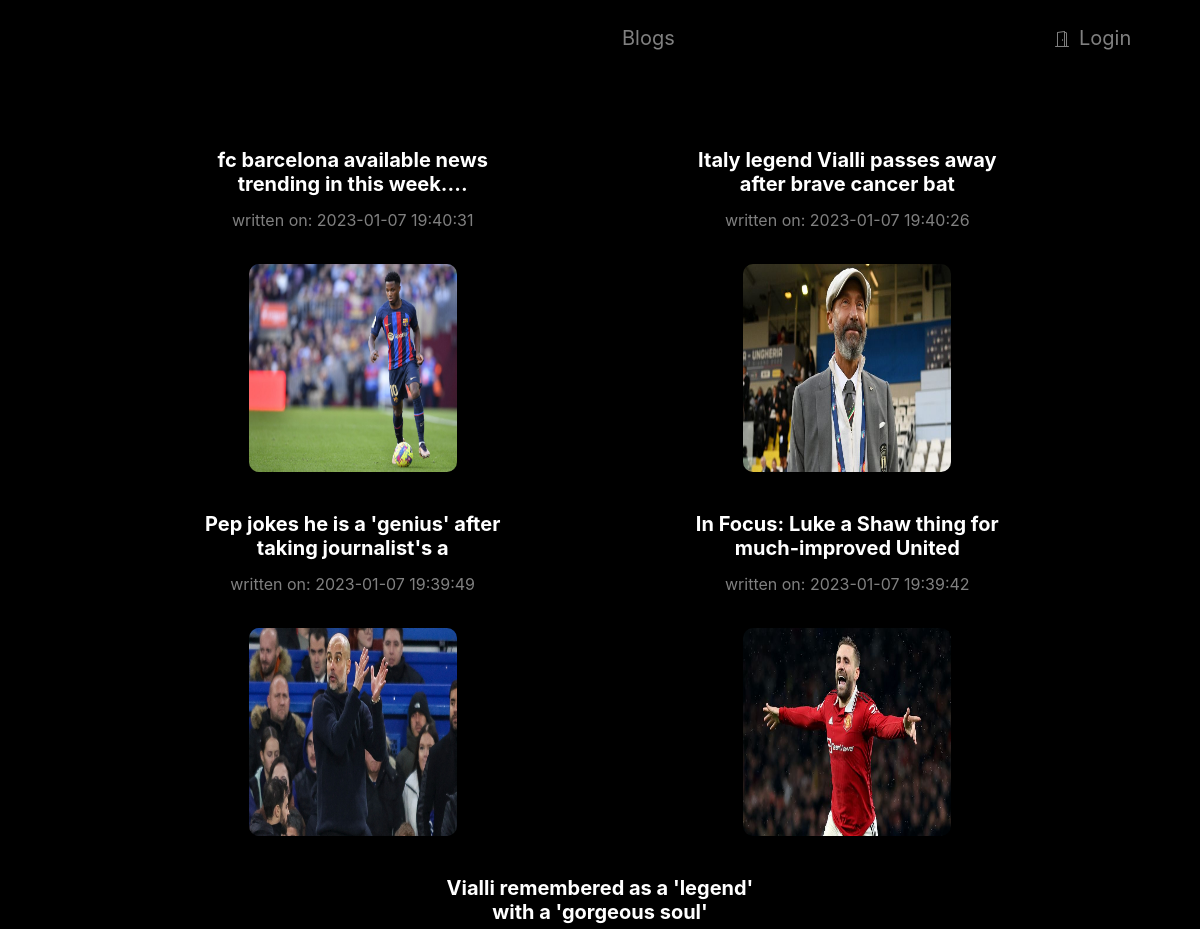
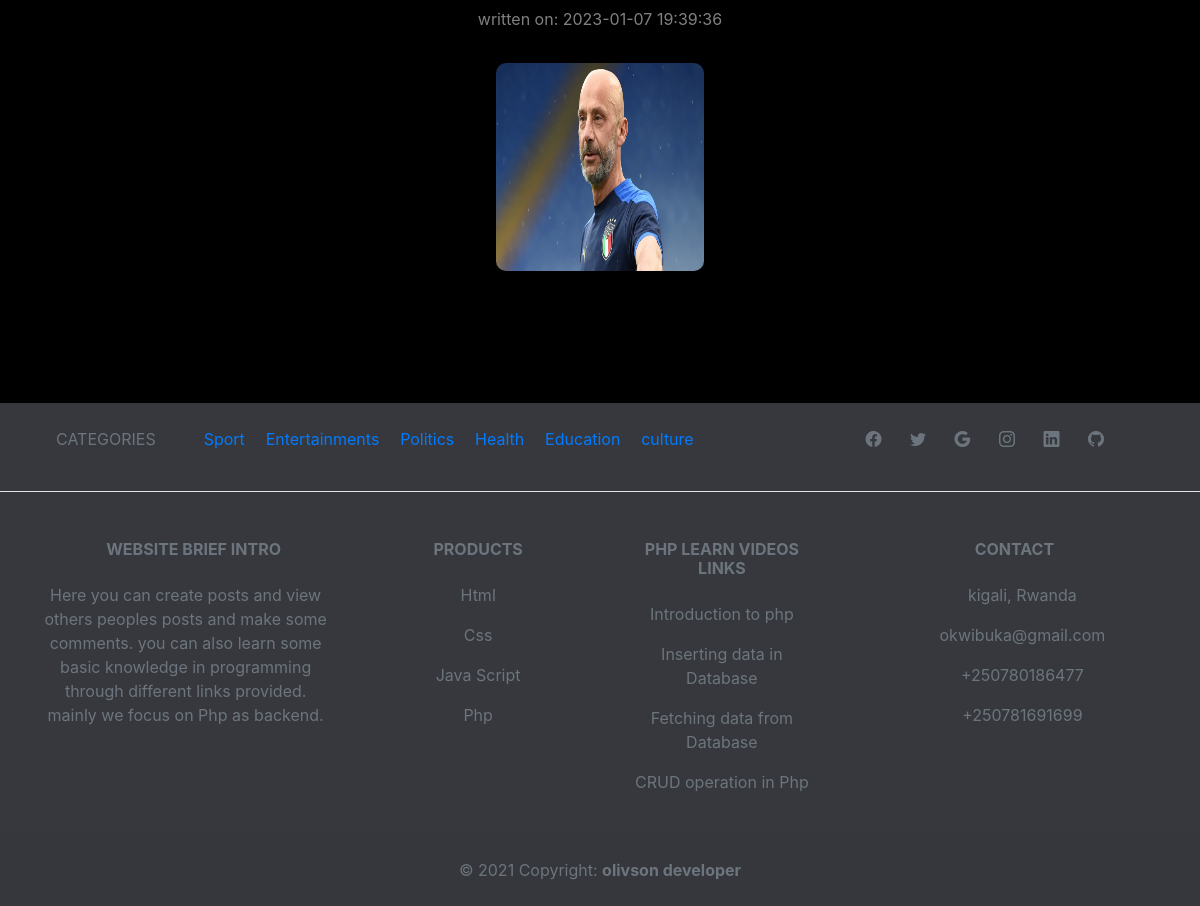
Screenshot of /user_pages/sport_category.php with the database file from the repository (2 pictures, top to bottom).
### tables this page shows
CREATE TABLE `posts` (
  `id` bigint(20) NOT NULL,
  `title` varchar(54) NOT NULL,
  `body` longtext NOT NULL,
  `category` varchar(50) NOT NULL,
  `image` varchar(191) NOT NULL,
  `user_id` bigint(20) NOT NULL,
  `user_name` varchar(70) NOT NULL,
  `created_at` timestamp NOT NULL DEFAULT current_timestamp() ON UPDATE current_timestamp()
);

### user_pages/sport_category.php (the view, shortened to what this page needs)
<?php
include("../constants/header.php");
?>
    <section class="" style="display:flex;flex-direction:row;
    justify-content:space-evenly;flex-wrap:wrap; height:auto;
     padding:3em;background:black;">
    <?php
   $query = "SELECT * FROM posts  WHERE category ='sport' ORDER BY created_at DESC ";
   $query_run = mysqli_query($con , $query);
   if(mysqli_num_rows($query_run) > 0)
   {
    while ( $row = mysqli_fetch_assoc($query_run)){
    ?>
    <div class="row  text-center" >
        <div class="col-md ">
        <div class="card text-dark" style="height:100%;border:none;
        width:100% ; background:transparent;">
        <div class="card-body text-center">
<div class="card-title">
<h5 style="width:17em"> <a href="post_view.php?id=<?= $row['id'];?>"
 style="font-weight:bolder;color:white">
<?= $row['title']?></a></h5>
    </div>
<p style="color:grey">written on: <?= $row['created_at'] ?>
    </p>
<center>
<img class="mt-3" src="../images/<?= $row['image'] ?>" alt="post-image"
style="border-radius:10px; width:13em;height:13em;">
    </center>
</div>
</div>
      </div>
</div>
    <?php
   }
}
else{
    echo "<span style='color:red'>no post found</span>";
}
?>
</section>
<?php
include("../constants/footer.php");
?>
</body>
</html>

### css/style.css (style rules this page uses)
* { box-sizing: inherit; margin: 0; padding: 0; }
body { background-color: #f3f3f3; }
a { text-decoration: none; cursor: pointer; }

### rows the page displays
posts: title "fc barcelona available news trending in this week....", created_at "2023-01-07 19:40:31", image (picture)
posts: title "Italy legend Vialli passes away after brave cancer bat", created_at "2023-01-07 19:40:26", image (picture)
posts: title "Pep jokes he is a 'genius' after taking journalist's a", created_at "2023-01-07 19:39:49", image (picture)
posts: title "In Focus: Luke a Shaw thing for much-improved United", created_at "2023-01-07 19:39:42", image (picture)
posts: title "Vialli remembered as a 'legend' with a 'gorgeous soul'", created_at "2023-01-07 19:39:36", image (picture)
